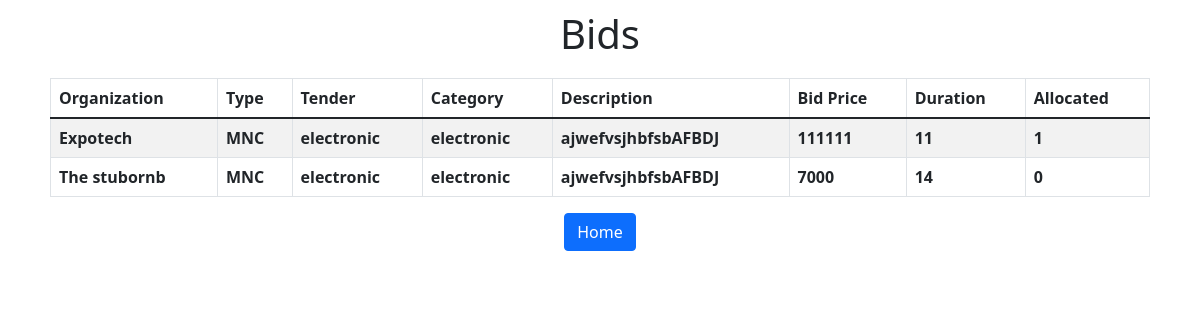
/showBids.php?tid=1, run on the app's committed database.
### tables this page shows
CREATE TABLE `organizationtb` (
  `orgId` int(11) NOT NULL,
  `gstno` int(11) NOT NULL,
  `orgName` varchar(255) NOT NULL,
  `orgEmail` varchar(255) NOT NULL,
  `orgType` varchar(255) NOT NULL,
  `projectExp` int(11) NOT NULL,
  `password` varchar(255) NOT NULL
);

CREATE TABLE `tendertb` (
  `tendId` int(11) NOT NULL,
  `tendName` varchar(255) NOT NULL,
  `category` varchar(255) NOT NULL,
  `price` float NOT NULL,
  `duration` int(11) NOT NULL,
  `description` varchar(255) NOT NULL,
  `s_date` date NOT NULL,
  `e_date` date NOT NULL
);

CREATE TABLE `bidtb` (
  `bidId` int(11) NOT NULL,
  `tendId` int(11) NOT NULL,
  `orgId` int(11) NOT NULL,
  `bidPrice` int(11) NOT NULL,
  `duration` int(11) NOT NULL,
  `isAllocate` int(11) NOT NULL
);

### showBids.php (the view, shortened to what this page needs)
<head>
    <link rel="stylesheet" href="style.css">
    <link href="https://cdn.jsdelivr.net/npm/bootstrap@5.1.3/dist/css/bootstrap.min.css" rel="stylesheet">
</head>
<div>
    <h1 style="text-align: center;
    padding-top: 10px;">Bids</h1>
    <div class="closeten">
        <table class="table table-striped table-bordered">
            <thead>
                <tr>
                    <th scope="col">Organization</th>
                    <th scope="col">Type</th>
                    <th scope="col">Tender</th>
                    <th scope="col">Category</th>
                    <th scope="col">Description</th>
                    <th scope="col">Bid Price</th>
                    <th scope="col">Duration</th>
                    <th scope="col">Allocated</th>
                </tr>
            </thead>
            <tbody>
                <?php
                include "connection.php";
                $tid = $_GET["tid"];
                $qry = "select orgName, orgType, tendName, category, description, bidPrice, b.duration, isAllocate from organizationtb o, tendertb t, bidtb b where b.orgid = o.orgid and t.tendid=$tid and b.tendid=$tid";
                $res = mysqli_query($con, $qry);
                while ($row = mysqli_fetch_array($res)) {
                ?>
                    <tr>
                        <th scope="row"><?php echo $row[0]; ?></th>
                        <th scope="row"><?php echo $row[1]; ?></th>
                        <th scope="row"><?php echo $row[2]; ?></th>
                        <th scope="row"><?php echo $row[3]; ?></th>
                        <th scope="row"><?php echo $row[4]; ?></th>
                        <th scope="row"><?php echo $row[5]; ?></th>
                        <th scope="row"><?php echo $row[6]; ?></th>
                        <th scope="row"><?php echo $row[7]; ?></th>
                    </tr>
                <?php } ?>
            </tbody>
        </table>
      <a class="btn btn-primary" href="gov.php">Home</a>
    </div>

### style.css (style rules this page uses)
* { margin: 0px; padding: 0px; }
.openten, .closeten { margin: 20px 50px 20px; text-align: center; }

### data on the page
organizationtb: orgName "Expotech", orgType "MNC", tendertb.tendName "electronic", tendertb.category "electronic", tendertb.description "ajwefvsjhbfsbAFBDJ", bidtb.bidPrice "111111", bidtb.duration "11", bidtb.isAllocate "1"
organizationtb: orgName "The stubornb", orgType "MNC", tendertb.tendName "electronic", tendertb.category "electronic", tendertb.description "ajwefvsjhbfsbAFBDJ", bidtb.bidPrice "7000", bidtb.duration "14", bidtb.isAllocate "0"
